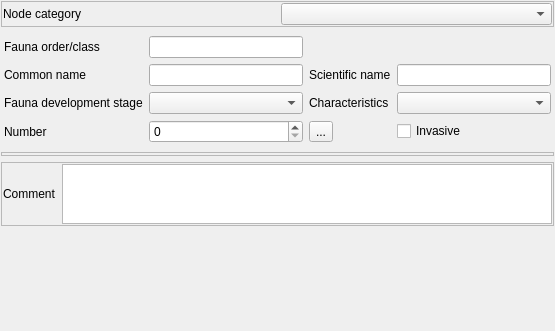
<?xml version="1.0" encoding="UTF-8"?>
<ui version="4.0">
 <class>Form_base3_ff</class>
 <widget class="QWidget" name="Form_base3_ff">
  <property name="geometry">
   <rect>
    <x>0</x>
    <y>0</y>
    <width>555</width>
    <height>331</height>
   </rect>
  </property>
  <property name="windowTitle">
   <string>Form</string>
  </property>
  <layout class="QVBoxLayout" name="verticalLayout" stretch="1,1,0,1,10">
   <property name="leftMargin">
    <number>1</number>
   </property>
   <property name="topMargin">
    <number>1</number>
   </property>
   <property name="rightMargin">
    <number>1</number>
   </property>
   <property name="bottomMargin">
    <number>1</number>
   </property>
   <item>
    <widget class="QFrame" name="frame_2">
     <property name="frameShape">
      <enum>QFrame::StyledPanel</enum>
     </property>
     <property name="frameShadow">
      <enum>QFrame::Raised</enum>
     </property>
     <layout class="QGridLayout" name="gridLayout">
      <property name="leftMargin">
       <number>1</number>
      </property>
      <property name="topMargin">
       <number>1</number>
      </property>
      <property name="rightMargin">
       <number>1</number>
      </property>
      <property name="bottomMargin">
       <number>1</number>
      </property>
      <item row="0" column="0">
       <widget class="QLabel" name="label">
        <property name="text">
         <string>Node category</string>
        </property>
       </widget>
      </item>
      <item row="0" column="1">
       <widget class="QComboBox" name="comboBox_nodecategory"/>
      </item>
     </layout>
    </widget>
   </item>
   <item>
    <widget class="QStackedWidget" name="stackedWidget_category">
     <property name="currentIndex">
      <number>1</number>
     </property>
     <widget class="QWidget" name="page"/>
     <widget class="QWidget" name="page_2">
      <layout class="QGridLayout" name="gridLayout_2">
       <property name="leftMargin">
        <number>3</number>
       </property>
       <property name="topMargin">
        <number>3</number>
       </property>
       <property name="rightMargin">
        <number>3</number>
       </property>
       <property name="bottomMargin">
        <number>3</number>
       </property>
       <item row="1" column="3">
        <widget class="QLineEdit" name="lineEdit_scientificcname"/>
       </item>
       <item row="0" column="0">
        <widget class="QLabel" name="label_2">
         <property name="text">
          <string>Fauna order/class</string>
         </property>
         <property name="wordWrap">
          <bool>true</bool>
         </property>
        </widget>
       </item>
       <item row="5" column="1">
        <widget class="QSpinBox" name="spinBox_number"/>
       </item>
       <item row="0" column="1">
        <widget class="QLineEdit" name="lineEdit_orderclass"/>
       </item>
       <item row="1" column="0">
        <widget class="QLabel" name="label_7">
         <property name="text">
          <string>Common name</string>
         </property>
         <property name="wordWrap">
          <bool>true</bool>
         </property>
        </widget>
       </item>
       <item row="5" column="0">
        <widget class="QLabel" name="label_4">
         <property name="text">
          <string>Number</string>
         </property>
         <property name="wordWrap">
          <bool>true</bool>
         </property>
        </widget>
       </item>
       <item row="3" column="2">
        <widget class="QLabel" name="label_5">
         <property name="text">
          <string>Characteristics</string>
         </property>
         <property name="wordWrap">
          <bool>true</bool>
         </property>
        </widget>
       </item>
       <item row="1" column="1">
        <widget class="QLineEdit" name="lineEdit_commonname"/>
       </item>
       <item row="5" column="2">
        <widget class="QToolButton" name="toolButton_number">
         <property name="text">
          <string>...</string>
         </property>
        </widget>
       </item>
       <item row="3" column="1">
        <widget class="QComboBox" name="comboBox_faunadevstage"/>
       </item>
       <item row="1" column="2">
        <widget class="QLabel" name="label_8">
         <property name="text">
          <string>Scientific name</string>
         </property>
         <property name="wordWrap">
          <bool>true</bool>
         </property>
        </widget>
       </item>
       <item row="3" column="3">
        <widget class="QComboBox" name="comboBox_faunachar1"/>
       </item>
       <item row="3" column="0">
        <widget class="QLabel" name="label_3">
         <property name="text">
          <string>Fauna development stage</string>
         </property>
         <property name="wordWrap">
          <bool>true</bool>
         </property>
        </widget>
       </item>
       <item row="5" column="3">
        <widget class="QCheckBox" name="checkBox_invasive">
         <property name="text">
          <string>Invasive</string>
         </property>
        </widget>
       </item>
      </layout>
     </widget>
     <widget class="QWidget" name="page_3">
      <layout class="QGridLayout" name="gridLayout_3">
       <item row="0" column="0">
        <widget class="QCheckBox" name="checkBox_old">
         <property name="text">
          <string>Old</string>
         </property>
        </widget>
       </item>
       <item row="2" column="0">
        <widget class="QCheckBox" name="checkBox_cavity">
         <property name="text">
          <string>Cavity</string>
         </property>
        </widget>
       </item>
       <item row="1" column="0">
        <widget class="QCheckBox" name="checkBox_senescent">
         <property name="text">
          <string>Senescent</string>
         </property>
        </widget>
       </item>
       <item row="0" column="1">
        <widget class="QCheckBox" name="checkBox_saproxylics">
         <property name="text">
          <string>Saroxylics insects</string>
         </property>
        </widget>
       </item>
       <item row="1" column="1">
        <widget class="QCheckBox" name="checkBox_scenic">
         <property name="text">
          <string>Scenic</string>
         </property>
        </widget>
       </item>
      </layout>
     </widget>
    </widget>
   </item>
   <item>
    <widget class="QFrame" name="frame_catalog">
     <property name="frameShape">
      <enum>QFrame::StyledPanel</enum>
     </property>
     <property name="frameShadow">
      <enum>QFrame::Raised</enum>
     </property>
     <layout class="QVBoxLayout" name="verticalLayout_2">
      <property name="leftMargin">
       <number>1</number>
      </property>
      <property name="topMargin">
       <number>1</number>
      </property>
      <property name="rightMargin">
       <number>1</number>
      </property>
      <property name="bottomMargin">
       <number>1</number>
      </property>
     </layout>
    </widget>
   </item>
   <item>
    <widget class="QFrame" name="frame">
     <property name="frameShape">
      <enum>QFrame::StyledPanel</enum>
     </property>
     <property name="frameShadow">
      <enum>QFrame::Raised</enum>
     </property>
     <layout class="QHBoxLayout" name="horizontalLayout">
      <property name="leftMargin">
       <number>1</number>
      </property>
      <property name="topMargin">
       <number>1</number>
      </property>
      <property name="rightMargin">
       <number>1</number>
      </property>
      <property name="bottomMargin">
       <number>1</number>
      </property>
      <item>
       <widget class="QLabel" name="label_6">
        <property name="text">
         <string>Comment</string>
        </property>
       </widget>
      </item>
      <item>
       <widget class="QTextBrowser" name="textBrowser_comment">
        <property name="maximumSize">
         <size>
          <width>16777215</width>
          <height>60</height>
         </size>
        </property>
        <property name="readOnly">
         <bool>false</bool>
        </property>
       </widget>
      </item>
     </layout>
    </widget>
   </item>
   <item>
    <spacer name="verticalSpacer">
     <property name="orientation">
      <enum>Qt::Vertical</enum>
     </property>
     <property name="sizeHint" stdset="0">
      <size>
       <width>20</width>
       <height>40</height>
      </size>
     </property>
    </spacer>
   </item>
  </layout>
 </widget>
 <resources/>
 <connections/>
</ui>
